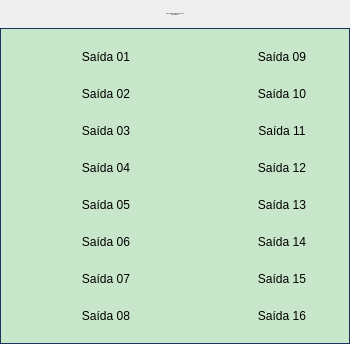
<?xml version="1.0" encoding="UTF-8"?>
<ui version="4.0">
 <class>Form</class>
 <widget class="QWidget" name="Form">
  <property name="geometry">
   <rect>
    <x>0</x>
    <y>0</y>
    <width>350</width>
    <height>344</height>
   </rect>
  </property>
  <property name="minimumSize">
   <size>
    <width>350</width>
    <height>340</height>
   </size>
  </property>
  <property name="maximumSize">
   <size>
    <width>350</width>
    <height>344</height>
   </size>
  </property>
  <property name="windowTitle">
   <string>Cartão 5069-OB16 08 Remota Booster</string>
  </property>
  <layout class="QVBoxLayout" name="verticalLayout">
   <property name="spacing">
    <number>0</number>
   </property>
   <property name="leftMargin">
    <number>0</number>
   </property>
   <property name="topMargin">
    <number>0</number>
   </property>
   <property name="rightMargin">
    <number>0</number>
   </property>
   <property name="bottomMargin">
    <number>0</number>
   </property>
   <item>
    <layout class="QVBoxLayout" name="verticalLayout_2">
     <property name="spacing">
      <number>0</number>
     </property>
     <property name="rightMargin">
      <number>0</number>
     </property>
     <item>
      <widget class="PyDMLabel" name="PyDMLabel_17">
       <property name="font">
        <font>
         <pointsize>-1</pointsize>
        </font>
       </property>
       <property name="toolTip">
        <string/>
       </property>
       <property name="styleSheet">
        <string notr="true">PyDMLabel {
 qproperty-alignment: AlignCenter;
 border: 1px solid #FF17365D;
 background-color: #FF17365D;
 color: rgb(255, 255, 255);
 min-height: 45px;
 max-height: 45px;
 font-size: 14px;
}
</string>
       </property>
       <property name="midLineWidth">
        <number>0</number>
       </property>
       <property name="text">
        <string>Falhas Hardware Cartão 5069-OB16 08
Remota Booster</string>
       </property>
       <property name="alignment">
        <set>Qt::AlignCenter</set>
       </property>
      </widget>
     </item>
     <item>
      <widget class="QFrame" name="frame">
       <property name="styleSheet">
        <string notr="true">QFrame#frame{
     border: 1px solid #FF17365D;
	 background-color: #c8e6c9;
}

PyDMByteIndicator {
  min-height: 1.50em;
  max-height: 1.50em;
  min-width: 1.50em;
}</string>
       </property>
       <property name="frameShape">
        <enum>QFrame::StyledPanel</enum>
       </property>
       <property name="frameShadow">
        <enum>QFrame::Raised</enum>
       </property>
       <layout class="QVBoxLayout" name="verticalLayout_3">
        <item>
         <layout class="QGridLayout" name="gridLayout">
          <property name="leftMargin">
           <number>5</number>
          </property>
          <property name="topMargin">
           <number>5</number>
          </property>
          <property name="rightMargin">
           <number>5</number>
          </property>
          <property name="bottomMargin">
           <number>5</number>
          </property>
          <property name="horizontalSpacing">
           <number>5</number>
          </property>
          <property name="verticalSpacing">
           <number>10</number>
          </property>
          <item row="4" column="0">
           <widget class="PyDMByteIndicator" name="PyDMByteIndicator_5">
            <property name="sizePolicy">
             <sizepolicy hsizetype="Fixed" vsizetype="Fixed">
              <horstretch>0</horstretch>
              <verstretch>0</verstretch>
             </sizepolicy>
            </property>
            <property name="minimumSize">
             <size>
              <width>27</width>
              <height>27</height>
             </size>
            </property>
            <property name="maximumSize">
             <size>
              <width>30</width>
              <height>27</height>
             </size>
            </property>
            <property name="toolTip">
             <string/>
            </property>
            <property name="channel" stdset="0">
             <string>ca://RA-RaBO02:RF-IntlkComp:OutDig04-Mon.VAL</string>
            </property>
            <property name="onColor" stdset="0">
             <color>
              <red>255</red>
              <green>0</green>
              <blue>0</blue>
             </color>
            </property>
            <property name="offColor" stdset="0">
             <color>
              <red>0</red>
              <green>255</green>
              <blue>0</blue>
             </color>
            </property>
            <property name="showLabels" stdset="0">
             <bool>false</bool>
            </property>
            <property name="circles" stdset="0">
             <bool>true</bool>
            </property>
           </widget>
          </item>
          <item row="4" column="1">
           <widget class="PyDMLabel" name="PyDMLabel_5">
            <property name="sizePolicy">
             <sizepolicy hsizetype="Fixed" vsizetype="Fixed">
              <horstretch>0</horstretch>
              <verstretch>0</verstretch>
             </sizepolicy>
            </property>
            <property name="minimumSize">
             <size>
              <width>100</width>
              <height>25</height>
             </size>
            </property>
            <property name="maximumSize">
             <size>
              <width>100</width>
              <height>25</height>
             </size>
            </property>
            <property name="toolTip">
             <string/>
            </property>
            <property name="text">
             <string>Saída 05</string>
            </property>
            <property name="alignment">
             <set>Qt::AlignCenter</set>
            </property>
           </widget>
          </item>
          <item row="0" column="4">
           <widget class="PyDMLabel" name="PyDMLabel_9">
            <property name="sizePolicy">
             <sizepolicy hsizetype="Fixed" vsizetype="Fixed">
              <horstretch>0</horstretch>
              <verstretch>0</verstretch>
             </sizepolicy>
            </property>
            <property name="minimumSize">
             <size>
              <width>100</width>
              <height>25</height>
             </size>
            </property>
            <property name="maximumSize">
             <size>
              <width>100</width>
              <height>25</height>
             </size>
            </property>
            <property name="toolTip">
             <string/>
            </property>
            <property name="text">
             <string>Saída 09</string>
            </property>
            <property name="alignment">
             <set>Qt::AlignCenter</set>
            </property>
           </widget>
          </item>
          <item row="7" column="3">
           <widget class="PyDMByteIndicator" name="PyDMByteIndicator_16">
            <property name="sizePolicy">
             <sizepolicy hsizetype="Fixed" vsizetype="Fixed">
              <horstretch>0</horstretch>
              <verstretch>0</verstretch>
             </sizepolicy>
            </property>
            <property name="minimumSize">
             <size>
              <width>27</width>
              <height>27</height>
             </size>
            </property>
            <property name="maximumSize">
             <size>
              <width>30</width>
              <height>27</height>
             </size>
            </property>
            <property name="toolTip">
             <string/>
            </property>
            <property name="channel" stdset="0">
             <string>ca://RA-RaBO02:RF-IntlkComp:OutDig15-Mon.VAL</string>
            </property>
            <property name="onColor" stdset="0">
             <color>
              <red>255</red>
              <green>0</green>
              <blue>0</blue>
             </color>
            </property>
            <property name="offColor" stdset="0">
             <color>
              <red>0</red>
              <green>255</green>
              <blue>0</blue>
             </color>
            </property>
            <property name="showLabels" stdset="0">
             <bool>false</bool>
            </property>
            <property name="circles" stdset="0">
             <bool>true</bool>
            </property>
           </widget>
          </item>
          <item row="2" column="1">
           <widget class="PyDMLabel" name="PyDMLabel_3">
            <property name="sizePolicy">
             <sizepolicy hsizetype="Fixed" vsizetype="Fixed">
              <horstretch>0</horstretch>
              <verstretch>0</verstretch>
             </sizepolicy>
            </property>
            <property name="minimumSize">
             <size>
              <width>100</width>
              <height>25</height>
             </size>
            </property>
            <property name="maximumSize">
             <size>
              <width>100</width>
              <height>25</height>
             </size>
            </property>
            <property name="toolTip">
             <string/>
            </property>
            <property name="text">
             <string>Saída 03</string>
            </property>
            <property name="alignment">
             <set>Qt::AlignCenter</set>
            </property>
           </widget>
          </item>
          <item row="6" column="1">
           <widget class="PyDMLabel" name="PyDMLabel_7">
            <property name="sizePolicy">
             <sizepolicy hsizetype="Fixed" vsizetype="Fixed">
              <horstretch>0</horstretch>
              <verstretch>0</verstretch>
             </sizepolicy>
            </property>
            <property name="minimumSize">
             <size>
              <width>100</width>
              <height>25</height>
             </size>
            </property>
            <property name="maximumSize">
             <size>
              <width>100</width>
              <height>25</height>
             </size>
            </property>
            <property name="toolTip">
             <string/>
            </property>
            <property name="text">
             <string>Saída 07</string>
            </property>
            <property name="alignment">
             <set>Qt::AlignCenter</set>
            </property>
           </widget>
          </item>
          <item row="3" column="1">
           <widget class="PyDMLabel" name="PyDMLabel_4">
            <property name="sizePolicy">
             <sizepolicy hsizetype="Fixed" vsizetype="Fixed">
              <horstretch>0</horstretch>
              <verstretch>0</verstretch>
             </sizepolicy>
            </property>
            <property name="minimumSize">
             <size>
              <width>100</width>
              <height>25</height>
             </size>
            </property>
            <property name="maximumSize">
             <size>
              <width>100</width>
              <height>25</height>
             </size>
            </property>
            <property name="toolTip">
             <string/>
            </property>
            <property name="text">
             <string>Saída 04</string>
            </property>
            <property name="alignment">
             <set>Qt::AlignCenter</set>
            </property>
           </widget>
          </item>
          <item row="1" column="3">
           <widget class="PyDMByteIndicator" name="PyDMByteIndicator_10">
            <property name="sizePolicy">
             <sizepolicy hsizetype="Fixed" vsizetype="Fixed">
              <horstretch>0</horstretch>
              <verstretch>0</verstretch>
             </sizepolicy>
            </property>
            <property name="minimumSize">
             <size>
              <width>27</width>
              <height>27</height>
             </size>
            </property>
            <property name="maximumSize">
             <size>
              <width>30</width>
              <height>27</height>
             </size>
            </property>
            <property name="toolTip">
             <string/>
            </property>
            <property name="channel" stdset="0">
             <string>ca://RA-RaBO02:RF-IntlkComp:OutDig09-Mon.VAL</string>
            </property>
            <property name="onColor" stdset="0">
             <color>
              <red>255</red>
              <green>0</green>
              <blue>0</blue>
             </color>
            </property>
            <property name="offColor" stdset="0">
             <color>
              <red>0</red>
              <green>255</green>
              <blue>0</blue>
             </color>
            </property>
            <property name="showLabels" stdset="0">
             <bool>false</bool>
            </property>
            <property name="circles" stdset="0">
             <bool>true</bool>
            </property>
           </widget>
          </item>
          <item row="1" column="0">
           <widget class="PyDMByteIndicator" name="PyDMByteIndicator_2">
            <property name="sizePolicy">
             <sizepolicy hsizetype="Fixed" vsizetype="Fixed">
              <horstretch>0</horstretch>
              <verstretch>0</verstretch>
             </sizepolicy>
            </property>
            <property name="minimumSize">
             <size>
              <width>27</width>
              <height>27</height>
             </size>
            </property>
            <property name="maximumSize">
             <size>
              <width>30</width>
              <height>27</height>
             </size>
            </property>
            <property name="toolTip">
             <string/>
            </property>
            <property name="channel" stdset="0">
             <string>ca://RA-RaBO02:RF-IntlkComp:OutDig01-Mon.VAL</string>
            </property>
            <property name="onColor" stdset="0">
             <color>
              <red>255</red>
              <green>0</green>
              <blue>0</blue>
             </color>
            </property>
            <property name="offColor" stdset="0">
             <color>
              <red>0</red>
              <green>255</green>
              <blue>0</blue>
             </color>
            </property>
            <property name="showLabels" stdset="0">
             <bool>false</bool>
            </property>
            <property name="circles" stdset="0">
             <bool>true</bool>
            </property>
           </widget>
          </item>
          <item row="7" column="4">
           <widget class="PyDMLabel" name="PyDMLabel_16">
            <property name="sizePolicy">
             <sizepolicy hsizetype="Fixed" vsizetype="Fixed">
              <horstretch>0</horstretch>
              <verstretch>0</verstretch>
             </sizepolicy>
            </property>
            <property name="minimumSize">
             <size>
              <width>100</width>
              <height>25</height>
             </size>
            </property>
            <property name="maximumSize">
             <size>
              <width>100</width>
              <height>25</height>
             </size>
            </property>
            <property name="toolTip">
             <string/>
            </property>
            <property name="text">
             <string>Saída 16</string>
            </property>
            <property name="alignment">
             <set>Qt::AlignCenter</set>
            </property>
           </widget>
          </item>
          <item row="4" column="3">
           <widget class="PyDMByteIndicator" name="PyDMByteIndicator_13">
            <property name="sizePolicy">
             <sizepolicy hsizetype="Fixed" vsizetype="Fixed">
              <horstretch>0</horstretch>
              <verstretch>0</verstretch>
             </sizepolicy>
            </property>
            <property name="minimumSize">
             <size>
              <width>27</width>
              <height>27</height>
             </size>
            </property>
            <property name="maximumSize">
             <size>
              <width>30</width>
              <height>27</height>
             </size>
            </property>
            <property name="toolTip">
             <string/>
            </property>
            <property name="channel" stdset="0">
             <string>ca://RA-RaBO02:RF-IntlkComp:OutDig12-Mon.VAL</string>
            </property>
            <property name="onColor" stdset="0">
             <color>
              <red>255</red>
              <green>0</green>
              <blue>0</blue>
             </color>
            </property>
            <property name="offColor" stdset="0">
             <color>
              <red>0</red>
              <green>255</green>
              <blue>0</blue>
             </color>
            </property>
            <property name="showLabels" stdset="0">
             <bool>false</bool>
            </property>
            <property name="circles" stdset="0">
             <bool>true</bool>
            </property>
           </widget>
          </item>
          <item row="6" column="4">
           <widget class="PyDMLabel" name="PyDMLabel_15">
            <property name="sizePolicy">
             <sizepolicy hsizetype="Fixed" vsizetype="Fixed">
              <horstretch>0</horstretch>
              <verstretch>0</verstretch>
             </sizepolicy>
            </property>
            <property name="minimumSize">
             <size>
              <width>100</width>
              <height>25</height>
             </size>
            </property>
            <property name="maximumSize">
             <size>
              <width>100</width>
              <height>25</height>
             </size>
            </property>
            <property name="toolTip">
             <string/>
            </property>
            <property name="text">
             <string>Saída 15</string>
            </property>
            <property name="alignment">
             <set>Qt::AlignCenter</set>
            </property>
           </widget>
          </item>
          <item row="2" column="4">
           <widget class="PyDMLabel" name="PyDMLabel_11">
            <property name="sizePolicy">
             <sizepolicy hsizetype="Fixed" vsizetype="Fixed">
              <horstretch>0</horstretch>
              <verstretch>0</verstretch>
             </sizepolicy>
            </property>
            <property name="minimumSize">
             <size>
              <width>100</width>
              <height>25</height>
             </size>
            </property>
            <property name="maximumSize">
             <size>
              <width>100</width>
              <height>25</height>
             </size>
            </property>
            <property name="toolTip">
             <string/>
            </property>
            <property name="text">
             <string>Saída 11</string>
            </property>
            <property name="alignment">
             <set>Qt::AlignCenter</set>
            </property>
           </widget>
          </item>
          <item row="2" column="0">
           <widget class="PyDMByteIndicator" name="PyDMByteIndicator_3">
            <property name="sizePolicy">
             <sizepolicy hsizetype="Fixed" vsizetype="Fixed">
              <horstretch>0</horstretch>
              <verstretch>0</verstretch>
             </sizepolicy>
            </property>
            <property name="minimumSize">
             <size>
              <width>27</width>
              <height>27</height>
             </size>
            </property>
            <property name="maximumSize">
             <size>
              <width>30</width>
              <height>27</height>
             </size>
            </property>
            <property name="toolTip">
             <string/>
            </property>
            <property name="channel" stdset="0">
             <string>ca://RA-RaBO02:RF-IntlkComp:OutDig02-Mon.VAL</string>
            </property>
            <property name="onColor" stdset="0">
             <color>
              <red>255</red>
              <green>0</green>
              <blue>0</blue>
             </color>
            </property>
            <property name="offColor" stdset="0">
             <color>
              <red>0</red>
              <green>255</green>
              <blue>0</blue>
             </color>
            </property>
            <property name="showLabels" stdset="0">
             <bool>false</bool>
            </property>
            <property name="circles" stdset="0">
             <bool>true</bool>
            </property>
           </widget>
          </item>
          <item row="5" column="1">
           <widget class="PyDMLabel" name="PyDMLabel_6">
            <property name="sizePolicy">
             <sizepolicy hsizetype="Fixed" vsizetype="Fixed">
              <horstretch>0</horstretch>
              <verstretch>0</verstretch>
             </sizepolicy>
            </property>
            <property name="minimumSize">
             <size>
              <width>100</width>
              <height>25</height>
             </size>
            </property>
            <property name="maximumSize">
             <size>
              <width>100</width>
              <height>25</height>
             </size>
            </property>
            <property name="toolTip">
             <string/>
            </property>
            <property name="text">
             <string>Saída 06</string>
            </property>
            <property name="alignment">
             <set>Qt::AlignCenter</set>
            </property>
           </widget>
          </item>
          <item row="6" column="0">
           <widget class="PyDMByteIndicator" name="PyDMByteIndicator_7">
            <property name="sizePolicy">
             <sizepolicy hsizetype="Fixed" vsizetype="Fixed">
              <horstretch>0</horstretch>
              <verstretch>0</verstretch>
             </sizepolicy>
            </property>
            <property name="minimumSize">
             <size>
              <width>27</width>
              <height>27</height>
             </size>
            </property>
            <property name="maximumSize">
             <size>
              <width>30</width>
              <height>27</height>
             </size>
            </property>
            <property name="toolTip">
             <string/>
            </property>
            <property name="channel" stdset="0">
             <string>ca://RA-RaBO02:RF-IntlkComp:OutDig06-Mon.VAL</string>
            </property>
            <property name="onColor" stdset="0">
             <color>
              <red>255</red>
              <green>0</green>
              <blue>0</blue>
             </color>
            </property>
            <property name="offColor" stdset="0">
             <color>
              <red>0</red>
              <green>255</green>
              <blue>0</blue>
             </color>
            </property>
            <property name="orientation" stdset="0">
             <enum>Qt::Vertical</enum>
            </property>
            <property name="showLabels" stdset="0">
             <bool>false</bool>
            </property>
            <property name="circles" stdset="0">
             <bool>true</bool>
            </property>
           </widget>
          </item>
          <item row="5" column="4">
           <widget class="PyDMLabel" name="PyDMLabel_14">
            <property name="sizePolicy">
             <sizepolicy hsizetype="Fixed" vsizetype="Fixed">
              <horstretch>0</horstretch>
              <verstretch>0</verstretch>
             </sizepolicy>
            </property>
            <property name="minimumSize">
             <size>
              <width>100</width>
              <height>25</height>
             </size>
            </property>
            <property name="maximumSize">
             <size>
              <width>100</width>
              <height>25</height>
             </size>
            </property>
            <property name="toolTip">
             <string/>
            </property>
            <property name="text">
             <string>Saída 14</string>
            </property>
            <property name="alignment">
             <set>Qt::AlignCenter</set>
            </property>
           </widget>
          </item>
          <item row="6" column="3">
           <widget class="PyDMByteIndicator" name="PyDMByteIndicator_15">
            <property name="sizePolicy">
             <sizepolicy hsizetype="Fixed" vsizetype="Fixed">
              <horstretch>0</horstretch>
              <verstretch>0</verstretch>
             </sizepolicy>
            </property>
            <property name="minimumSize">
             <size>
              <width>27</width>
              <height>27</height>
             </size>
            </property>
            <property name="maximumSize">
             <size>
              <width>30</width>
              <height>27</height>
             </size>
            </property>
            <property name="toolTip">
             <string/>
            </property>
            <property name="channel" stdset="0">
             <string>ca://RA-RaBO02:RF-IntlkComp:OutDig14-Mon.VAL</string>
            </property>
            <property name="onColor" stdset="0">
             <color>
              <red>255</red>
              <green>0</green>
              <blue>0</blue>
             </color>
            </property>
            <property name="offColor" stdset="0">
             <color>
              <red>0</red>
              <green>255</green>
              <blue>0</blue>
             </color>
            </property>
            <property name="showLabels" stdset="0">
             <bool>false</bool>
            </property>
            <property name="circles" stdset="0">
             <bool>true</bool>
            </property>
           </widget>
          </item>
          <item row="0" column="1">
           <widget class="PyDMLabel" name="PyDMLabel">
            <property name="sizePolicy">
             <sizepolicy hsizetype="Fixed" vsizetype="Fixed">
              <horstretch>0</horstretch>
              <verstretch>0</verstretch>
             </sizepolicy>
            </property>
            <property name="minimumSize">
             <size>
              <width>100</width>
              <height>25</height>
             </size>
            </property>
            <property name="maximumSize">
             <size>
              <width>100</width>
              <height>25</height>
             </size>
            </property>
            <property name="toolTip">
             <string/>
            </property>
            <property name="text">
             <string>Saída 01</string>
            </property>
            <property name="alignment">
             <set>Qt::AlignCenter</set>
            </property>
            <property name="channel" stdset="0">
             <string/>
            </property>
           </widget>
          </item>
          <item row="0" column="0">
           <widget class="PyDMByteIndicator" name="PyDMByteIndicator">
            <property name="sizePolicy">
             <sizepolicy hsizetype="Fixed" vsizetype="Fixed">
              <horstretch>0</horstretch>
              <verstretch>0</verstretch>
             </sizepolicy>
            </property>
            <property name="minimumSize">
             <size>
              <width>27</width>
              <height>27</height>
             </size>
            </property>
            <property name="maximumSize">
             <size>
              <width>30</width>
              <height>27</height>
             </size>
            </property>
            <property name="toolTip">
             <string/>
            </property>
            <property name="channel" stdset="0">
             <string>ca://RA-RaBO02:RF-IntlkComp:OutDig00-Mon.VAL</string>
            </property>
            <property name="onColor" stdset="0">
             <color>
              <red>255</red>
              <green>0</green>
              <blue>0</blue>
             </color>
            </property>
            <property name="offColor" stdset="0">
             <color>
              <red>0</red>
              <green>255</green>
              <blue>0</blue>
             </color>
            </property>
            <property name="showLabels" stdset="0">
             <bool>false</bool>
            </property>
            <property name="circles" stdset="0">
             <bool>true</bool>
            </property>
            <property name="labelPosition" stdset="0">
             <enum>QTabWidget::East</enum>
            </property>
           </widget>
          </item>
          <item row="1" column="4">
           <widget class="PyDMLabel" name="PyDMLabel_10">
            <property name="sizePolicy">
             <sizepolicy hsizetype="Fixed" vsizetype="Fixed">
              <horstretch>0</horstretch>
              <verstretch>0</verstretch>
             </sizepolicy>
            </property>
            <property name="minimumSize">
             <size>
              <width>100</width>
              <height>25</height>
             </size>
            </property>
            <property name="maximumSize">
             <size>
              <width>100</width>
              <height>25</height>
             </size>
            </property>
            <property name="toolTip">
             <string/>
            </property>
            <property name="text">
             <string>Saída 10</string>
            </property>
            <property name="alignment">
             <set>Qt::AlignCenter</set>
            </property>
           </widget>
          </item>
          <item row="2" column="3">
           <widget class="PyDMByteIndicator" name="PyDMByteIndicator_11">
            <property name="sizePolicy">
             <sizepolicy hsizetype="Fixed" vsizetype="Fixed">
              <horstretch>0</horstretch>
              <verstretch>0</verstretch>
             </sizepolicy>
            </property>
            <property name="minimumSize">
             <size>
              <width>27</width>
              <height>27</height>
             </size>
            </property>
            <property name="maximumSize">
             <size>
              <width>30</width>
              <height>27</height>
             </size>
            </property>
            <property name="toolTip">
             <string/>
            </property>
            <property name="channel" stdset="0">
             <string>ca://RA-RaBO02:RF-IntlkComp:OutDig10-Mon.VAL</string>
            </property>
            <property name="onColor" stdset="0">
             <color>
              <red>255</red>
              <green>0</green>
              <blue>0</blue>
             </color>
            </property>
            <property name="offColor" stdset="0">
             <color>
              <red>0</red>
              <green>255</green>
              <blue>0</blue>
             </color>
            </property>
            <property name="showLabels" stdset="0">
             <bool>false</bool>
            </property>
            <property name="circles" stdset="0">
             <bool>true</bool>
            </property>
           </widget>
          </item>
          <item row="3" column="0">
           <widget class="PyDMByteIndicator" name="PyDMByteIndicator_4">
            <property name="sizePolicy">
             <sizepolicy hsizetype="Fixed" vsizetype="Fixed">
              <horstretch>0</horstretch>
              <verstretch>0</verstretch>
             </sizepolicy>
            </property>
            <property name="minimumSize">
             <size>
              <width>27</width>
              <height>27</height>
             </size>
            </property>
            <property name="maximumSize">
             <size>
              <width>30</width>
              <height>27</height>
             </size>
            </property>
            <property name="toolTip">
             <string/>
            </property>
            <property name="channel" stdset="0">
             <string>ca://RA-RaBO02:RF-IntlkComp:OutDig03-Mon.VAL</string>
            </property>
            <property name="onColor" stdset="0">
             <color>
              <red>255</red>
              <green>0</green>
              <blue>0</blue>
             </color>
            </property>
            <property name="offColor" stdset="0">
             <color>
              <red>0</red>
              <green>255</green>
              <blue>0</blue>
             </color>
            </property>
            <property name="showLabels" stdset="0">
             <bool>false</bool>
            </property>
            <property name="circles" stdset="0">
             <bool>true</bool>
            </property>
           </widget>
          </item>
          <item row="4" column="4">
           <widget class="PyDMLabel" name="PyDMLabel_13">
            <property name="sizePolicy">
             <sizepolicy hsizetype="Fixed" vsizetype="Fixed">
              <horstretch>0</horstretch>
              <verstretch>0</verstretch>
             </sizepolicy>
            </property>
            <property name="minimumSize">
             <size>
              <width>100</width>
              <height>25</height>
             </size>
            </property>
            <property name="maximumSize">
             <size>
              <width>100</width>
              <height>25</height>
             </size>
            </property>
            <property name="toolTip">
             <string/>
            </property>
            <property name="text">
             <string>Saída 13</string>
            </property>
            <property name="alignment">
             <set>Qt::AlignCenter</set>
            </property>
           </widget>
          </item>
          <item row="3" column="3">
           <widget class="PyDMByteIndicator" name="PyDMByteIndicator_12">
            <property name="sizePolicy">
             <sizepolicy hsizetype="Fixed" vsizetype="Fixed">
              <horstretch>0</horstretch>
              <verstretch>0</verstretch>
             </sizepolicy>
            </property>
            <property name="minimumSize">
             <size>
              <width>27</width>
              <height>27</height>
             </size>
            </property>
            <property name="maximumSize">
             <size>
              <width>30</width>
              <height>27</height>
             </size>
            </property>
            <property name="toolTip">
             <string/>
            </property>
            <property name="channel" stdset="0">
             <string>ca://RA-RaBO02:RF-IntlkComp:OutDig11-Mon.VAL</string>
            </property>
            <property name="onColor" stdset="0">
             <color>
              <red>255</red>
              <green>0</green>
              <blue>0</blue>
             </color>
            </property>
            <property name="offColor" stdset="0">
             <color>
              <red>0</red>
              <green>255</green>
              <blue>0</blue>
             </color>
            </property>
            <property name="showLabels" stdset="0">
             <bool>false</bool>
            </property>
            <property name="circles" stdset="0">
             <bool>true</bool>
            </property>
           </widget>
          </item>
          <item row="1" column="1">
           <widget class="PyDMLabel" name="PyDMLabel_2">
            <property name="sizePolicy">
             <sizepolicy hsizetype="Fixed" vsizetype="Fixed">
              <horstretch>0</horstretch>
              <verstretch>0</verstretch>
             </sizepolicy>
            </property>
            <property name="minimumSize">
             <size>
              <width>100</width>
              <height>25</height>
             </size>
            </property>
            <property name="maximumSize">
             <size>
              <width>100</width>
              <height>25</height>
             </size>
            </property>
            <property name="toolTip">
             <string/>
            </property>
            <property name="text">
             <string>Saída 02</string>
            </property>
            <property name="alignment">
             <set>Qt::AlignCenter</set>
            </property>
           </widget>
          </item>
          <item row="0" column="2" rowspan="8">
           <spacer name="verticalSpacer">
            <property name="orientation">
             <enum>Qt::Vertical</enum>
            </property>
            <property name="sizeHint" stdset="0">
             <size>
              <width>30</width>
              <height>40</height>
             </size>
            </property>
           </spacer>
          </item>
          <item row="7" column="0">
           <widget class="PyDMByteIndicator" name="PyDMByteIndicator_8">
            <property name="sizePolicy">
             <sizepolicy hsizetype="Fixed" vsizetype="Fixed">
              <horstretch>0</horstretch>
              <verstretch>0</verstretch>
             </sizepolicy>
            </property>
            <property name="minimumSize">
             <size>
              <width>27</width>
              <height>27</height>
             </size>
            </property>
            <property name="maximumSize">
             <size>
              <width>30</width>
              <height>27</height>
             </size>
            </property>
            <property name="toolTip">
             <string/>
            </property>
            <property name="channel" stdset="0">
             <string>ca://RA-RaBO02:RF-IntlkComp:OutDig07-Mon.VAL</string>
            </property>
            <property name="onColor" stdset="0">
             <color>
              <red>255</red>
              <green>0</green>
              <blue>0</blue>
             </color>
            </property>
            <property name="offColor" stdset="0">
             <color>
              <red>0</red>
              <green>255</green>
              <blue>0</blue>
             </color>
            </property>
            <property name="showLabels" stdset="0">
             <bool>false</bool>
            </property>
            <property name="circles" stdset="0">
             <bool>true</bool>
            </property>
           </widget>
          </item>
          <item row="5" column="0">
           <widget class="PyDMByteIndicator" name="PyDMByteIndicator_6">
            <property name="sizePolicy">
             <sizepolicy hsizetype="Fixed" vsizetype="Fixed">
              <horstretch>0</horstretch>
              <verstretch>0</verstretch>
             </sizepolicy>
            </property>
            <property name="minimumSize">
             <size>
              <width>27</width>
              <height>27</height>
             </size>
            </property>
            <property name="maximumSize">
             <size>
              <width>30</width>
              <height>27</height>
             </size>
            </property>
            <property name="toolTip">
             <string/>
            </property>
            <property name="channel" stdset="0">
             <string>ca://RA-RaBO02:RF-IntlkComp:OutDig05-Mon.VAL</string>
            </property>
            <property name="onColor" stdset="0">
             <color>
              <red>255</red>
              <green>0</green>
              <blue>0</blue>
             </color>
            </property>
            <property name="offColor" stdset="0">
             <color>
              <red>0</red>
              <green>255</green>
              <blue>0</blue>
             </color>
            </property>
            <property name="showLabels" stdset="0">
             <bool>false</bool>
            </property>
            <property name="circles" stdset="0">
             <bool>true</bool>
            </property>
           </widget>
          </item>
          <item row="5" column="3">
           <widget class="PyDMByteIndicator" name="PyDMByteIndicator_14">
            <property name="sizePolicy">
             <sizepolicy hsizetype="Fixed" vsizetype="Fixed">
              <horstretch>0</horstretch>
              <verstretch>0</verstretch>
             </sizepolicy>
            </property>
            <property name="minimumSize">
             <size>
              <width>27</width>
              <height>27</height>
             </size>
            </property>
            <property name="maximumSize">
             <size>
              <width>30</width>
              <height>27</height>
             </size>
            </property>
            <property name="toolTip">
             <string/>
            </property>
            <property name="channel" stdset="0">
             <string>ca://RA-RaBO02:RF-IntlkComp:OutDig13-Mon.VAL</string>
            </property>
            <property name="onColor" stdset="0">
             <color>
              <red>255</red>
              <green>0</green>
              <blue>0</blue>
             </color>
            </property>
            <property name="offColor" stdset="0">
             <color>
              <red>0</red>
              <green>255</green>
              <blue>0</blue>
             </color>
            </property>
            <property name="showLabels" stdset="0">
             <bool>false</bool>
            </property>
            <property name="circles" stdset="0">
             <bool>true</bool>
            </property>
           </widget>
          </item>
          <item row="0" column="3">
           <widget class="PyDMByteIndicator" name="PyDMByteIndicator_9">
            <property name="sizePolicy">
             <sizepolicy hsizetype="Fixed" vsizetype="Fixed">
              <horstretch>0</horstretch>
              <verstretch>0</verstretch>
             </sizepolicy>
            </property>
            <property name="minimumSize">
             <size>
              <width>27</width>
              <height>27</height>
             </size>
            </property>
            <property name="maximumSize">
             <size>
              <width>30</width>
              <height>27</height>
             </size>
            </property>
            <property name="toolTip">
             <string/>
            </property>
            <property name="alarmSensitiveContent" stdset="0">
             <bool>false</bool>
            </property>
            <property name="alarmSensitiveBorder" stdset="0">
             <bool>true</bool>
            </property>
            <property name="PyDMToolTip" stdset="0">
             <string/>
            </property>
            <property name="channel" stdset="0">
             <string>ca://RA-RaBO02:RF-IntlkComp:OutDig08-Mon.VAL</string>
            </property>
            <property name="onColor" stdset="0">
             <color>
              <red>255</red>
              <green>0</green>
              <blue>0</blue>
             </color>
            </property>
            <property name="offColor" stdset="0">
             <color>
              <red>0</red>
              <green>255</green>
              <blue>0</blue>
             </color>
            </property>
            <property name="showLabels" stdset="0">
             <bool>false</bool>
            </property>
            <property name="bigEndian" stdset="0">
             <bool>false</bool>
            </property>
            <property name="circles" stdset="0">
             <bool>true</bool>
            </property>
            <property name="numBits" stdset="0">
             <number>1</number>
            </property>
            <property name="shift" stdset="0">
             <number>0</number>
            </property>
            <property name="labels" stdset="0">
             <stringlist>
              <string>Bit 0</string>
             </stringlist>
            </property>
           </widget>
          </item>
          <item row="7" column="1">
           <widget class="PyDMLabel" name="PyDMLabel_8">
            <property name="sizePolicy">
             <sizepolicy hsizetype="Fixed" vsizetype="Fixed">
              <horstretch>0</horstretch>
              <verstretch>0</verstretch>
             </sizepolicy>
            </property>
            <property name="minimumSize">
             <size>
              <width>100</width>
              <height>25</height>
             </size>
            </property>
            <property name="maximumSize">
             <size>
              <width>100</width>
              <height>25</height>
             </size>
            </property>
            <property name="toolTip">
             <string/>
            </property>
            <property name="text">
             <string>Saída 08</string>
            </property>
            <property name="alignment">
             <set>Qt::AlignCenter</set>
            </property>
           </widget>
          </item>
          <item row="3" column="4">
           <widget class="PyDMLabel" name="PyDMLabel_12">
            <property name="sizePolicy">
             <sizepolicy hsizetype="Fixed" vsizetype="Fixed">
              <horstretch>0</horstretch>
              <verstretch>0</verstretch>
             </sizepolicy>
            </property>
            <property name="minimumSize">
             <size>
              <width>100</width>
              <height>25</height>
             </size>
            </property>
            <property name="maximumSize">
             <size>
              <width>100</width>
              <height>25</height>
             </size>
            </property>
            <property name="toolTip">
             <string/>
            </property>
            <property name="text">
             <string>Saída 12</string>
            </property>
            <property name="alignment">
             <set>Qt::AlignCenter</set>
            </property>
           </widget>
          </item>
         </layout>
        </item>
       </layout>
      </widget>
     </item>
    </layout>
   </item>
  </layout>
 </widget>
 <customwidgets>
  <customwidget>
   <class>PyDMLabel</class>
   <extends>QLabel</extends>
   <header>pydm.widgets.label</header>
  </customwidget>
  <customwidget>
   <class>PyDMByteIndicator</class>
   <extends>QWidget</extends>
   <header>pydm.widgets.byte</header>
  </customwidget>
 </customwidgets>
 <resources/>
 <connections/>
</ui>
